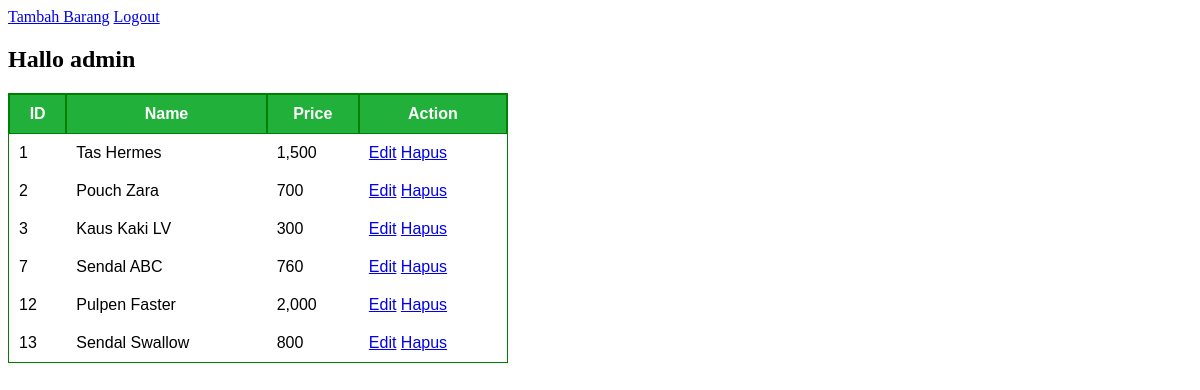
/barang.php (signed in), run on the app's committed database.
### tables this page shows
CREATE TABLE `barang` (
  `id` int(11) NOT NULL,
  `name` varchar(60) NOT NULL,
  `harga` double NOT NULL
);

### barang.php (the view, shortened to what this page needs)
<link rel="stylesheet" href="style.css">
<?php
    include 'koneksi.php';
    $sql = "SELECT id,name,harga FROM barang";
    $query = mysqli_query($koneksi, $sql);
?>
<div style="margin-bottom: 10px;">
    <a href="tambah_barang.php" >Tambah Barang</a>
    <a href="logout.php">Logout</a>
</div>
<h2>Hallo <?php echo $_SESSION['user']; ?></h2>
<table cellspacing="0" cellpadding="10px">
    <tr>
        <th>ID</th>
        <th>Name</th>
        <th>Price</th>
        <th>Action</th>
    </tr>
    <?php while($row = mysqli_fetch_assoc($query)) : ?>
        <tr>
            <td><?php echo $row['id']; ?></td>
            <td><?php echo $row['name']; ?></td>
            <td><?php echo number_format($row['harga']); ?></td>
            <td>
                <a href="edit_barang.php?id=<?php echo $row['id'] ?>">Edit</a>
                <a href="hapus_barang.php?id=<?php echo $row['id']; ?>">Hapus</a>
            </td>
        </tr>
    <?php endwhile; ?>
</table>

### style.css (style rules this page uses)
table { width: 500px; border: 1px solid green; font-family: Arial, Helvetica, sans-serif; }
table tr th { background-color: rgb(33, 177, 59); color: white; border: 1px solid green; }

### data on the page
barang: id "1", name "Tas Hermes", harga "1,500"
barang: id "2", name "Pouch Zara", harga "700"
barang: id "3", name "Kaus Kaki LV", harga "300"
barang: id "7", name "Sendal ABC", harga "760"
barang: id "12", name "Pulpen Faster", harga "2,000"
barang: id "13", name "Sendal Swallow", harga "800"

### other printed values
$_SESSION['user'] "admin"
